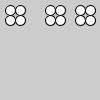
Frame 1 (no input)
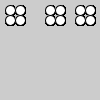
Frame 60 (the mouse pressed at the canvas centre just before this capture)
Frame 120 (the mouse held since frame 60 and released just before this capture): identical to frame 60, image omitted

The Processing sketch that drew these frames (run headless with seeded random() and noise(); from frame 60 on, the mouse is pressed at the canvas centre):

// Processing sketch: Day_2C
// ── Day_2C.pde
/* Day 2 Technical Sketches, Part C
   Intro Digital Media Programming FA14
   Ben Taylor                            */

// Use a function to make this code more efficient.
// Hint: it will help to give your function an argument.

void setup() {
  
}

void draw() {
  
  int x = 50;
  ellipse(x,10,10,10);
  ellipse(x,20,10,10);
  ellipse(x+10,10,10,10);
  ellipse(x+10,20,10,10);
  
  x = 10;
  ellipse(x,10,10,10);
  ellipse(x,20,10,10);
  ellipse(x+10,10,10,10);
  ellipse(x+10,20,10,10);
  
  x = 80;
  ellipse(x,10,10,10);
  ellipse(x,20,10,10);
  ellipse(x+10,10,10,10);
  ellipse(x+10,20,10,10);
  
  
}
